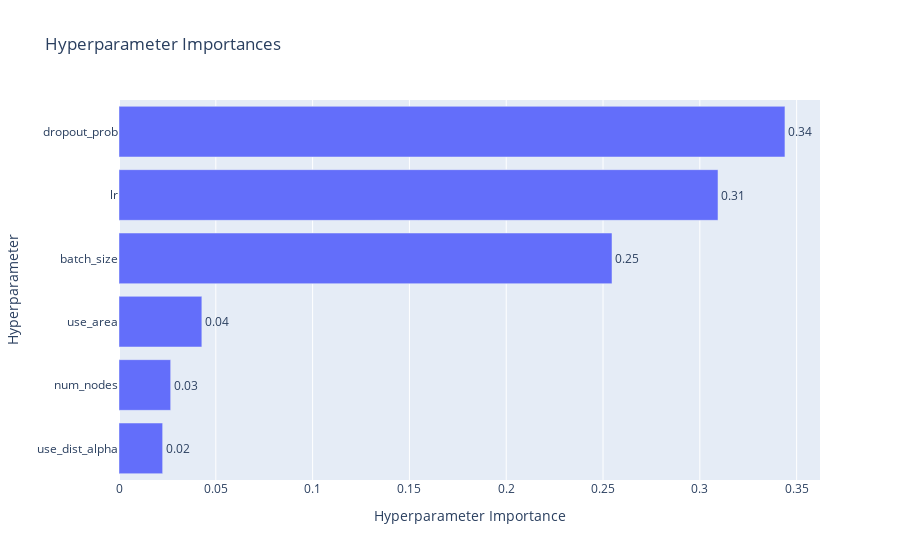

The cell this chart's notebook holds for it:
### Code cell
paramImportances = optuna.visualization.plot_param_importances(study)
paramImportances.show()

### Figure 1 — Plotly figure (JSON) as saved in the notebook; plotly's stock layout.template omitted (floating-point values rounded to 4 significant figures)
{"data": [{"cliponaxis": false, "hovertemplate": ["use_dist_alpha (CategoricalDistribution): 0.02254405106800082<extra></extra>", "num_nodes (IntDistribution): 0.02669374032111438<extra></extra>", "use_area (CategoricalDistribution): 0.04279258488909967<extra></extra>", "batch_size (CategoricalDistribution): 0.25463817289375246<extra></extra>", "lr (FloatDistribution): 0.3093725560241983<extra></extra>", "dropout_prob (FloatDistribution): 0.34395889480383435<extra></extra>"], "name": "Objective Value", "orientation": "h", "text": ["0.02", "0.03", "0.04", "0.25", "0.31", "0.34"], "textposition": "outside", "type": "bar", "x": [0.02254, 0.02669, 0.04279, 0.2546, 0.3094, 0.344], "y": ["use_dist_alpha", "num_nodes", "use_area", "batch_size", "lr", "dropout_prob"]}], "layout": {"title": {"text": "Hyperparameter Importances"}, "xaxis": {"title": {"text": "Hyperparameter Importance"}}, "yaxis": {"title": {"text": "Hyperparameter"}}}}
